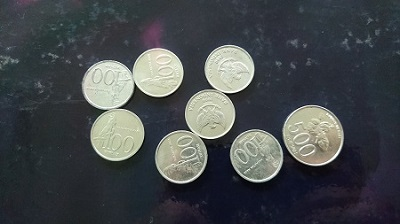
#> input picture 08_Image_Processing/Labelling/labelling/images/coin1.jpg, 400 x 224 px; its folder holds only this picture in this run
$ python labelling.py
#> lines starting #> are read from the running program, lines starting #| are printed output that depends on the picture; after the words box and inside, x2 and y2 are one past the last pixel; in counts of white or black regions, pixels touching at a corner belong together
import os, cv2
import numpy as np
import matplotlib.pyplot as plt
from matplotlib.gridspec import GridSpec
from matplotlib.widgets import Slider, Button
from scipy.ndimage import label

def _changeThreshold(val):
	global _percentThreshold
	global _threshold
	_percentThreshold = _slider.val
	_threshold = _percentThreshold / 100 * 255
	_changeImage(None)

def _changeMorphologyIterations1(val):
	global _morphIterations1
	_morphIterations1 = _sliderMor1.val
	_changeImage(None)

def _changeMorphologyIterations2(val):
	global _morphIterations2
	_morphIterations2 = _sliderMor2.val
	_changeImage(None)

def _changeImage(event):
	if event != None:
		global _imageIndex
		_imageIndex += 1
		if _imageIndex == _imageTotal:
			_imageIndex = 0

	_img = cv2.imread(_images[_imageIndex], cv2.IMREAD_UNCHANGED)
	_img = cv2.cvtColor(_img, cv2.COLOR_BGR2GRAY)
	_fig1ShowIt.set_array(_img)

	_ret, _imgBin = cv2.threshold(_img, _threshold, 255, cv2.THRESH_BINARY)
	_imgBin = cv2.erode(_imgBin, _kernel, iterations = int(_morphIterations1))
	_imgBin = cv2.dilate(_imgBin, _kernel, iterations = int(_morphIterations2))
	_labeledBin, _count = label(_imgBin)
	_fig2.set_title("Result: " + str(_count) + " coin(s)")

	_fig2ShowIt.set_array(_labeledBin)
	plt.draw()

_projectDirectory = os.path.dirname(__file__)
_imagesDirectory = os.path.join(_projectDirectory, "images")

_images = []
for _root, _dirs, _files in os.walk(_imagesDirectory):
	for _file in _files:
		if _file.endswith(".jpg"):
			_images.append(os.path.join(_imagesDirectory, _file))

_imageIndex = 0
_imageTotal = len(_images)

_img = cv2.imread(_images[_imageIndex], cv2.IMREAD_UNCHANGED)
_img = cv2.cvtColor(_img, cv2.COLOR_BGR2GRAY)

_sliderInitVal = 50
_percentThreshold = _sliderInitVal
_threshold = _percentThreshold / 100 * 255
_kernel = np.ones((5, 5), np.uint8)

_slider2InitVal = 2
_morphIterations1 = _slider2InitVal

_slider3InitVal = 2
_morphIterations2 = _slider3InitVal

_fig = plt.figure("Labelling")
_gs = GridSpec(15, 2)
_fig1 = plt.subplot(_gs[0:10, 0])
_fig1.set_title("Original")
_fig1ShowIt = plt.imshow(_img, cmap = "gray")

_ret, _imgBin = cv2.threshold(_img, _threshold, 255, cv2.THRESH_BINARY)
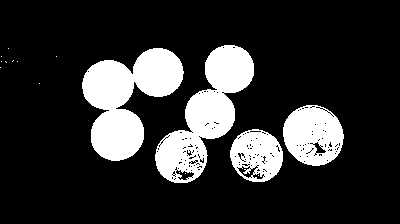
#> _imgBin: shape (224, 400); 18.6% white; 16 white regions (12 under 20 px), largest, box (x1, y1, x2, y2) and area: (82, 48, 184, 161) 6202, (155, 45, 254, 183) 5762, (283, 105, 344, 166) 2721, (230, 129, 283, 182) 1938
_imgBin = cv2.erode(_imgBin, _kernel, iterations = int(_morphIterations1))
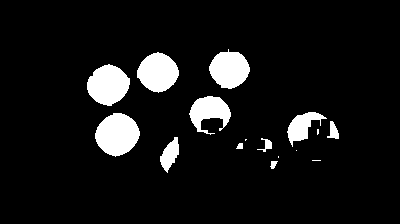
#> _imgBin: shape (224, 400); 8.2% white; 16 white regions (5 under 20 px), largest, box (x1, y1, x2, y2) and area: (95, 113, 140, 157) 1434, (87, 64, 130, 106) 1296, (137, 52, 179, 93) 1225
_imgBin = cv2.dilate(_imgBin, _kernel, iterations = int(_morphIterations2))
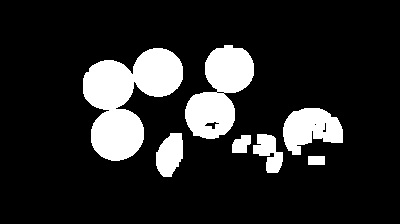
#> _imgBin: shape (224, 400); 15.4% white; 7 white regions, largest, box (x1, y1, x2, y2) and area: (83, 48, 183, 161) 6188, (185, 45, 254, 139) 3733, (283, 108, 343, 155) 1876
_labeledBin, _count = label(_imgBin)
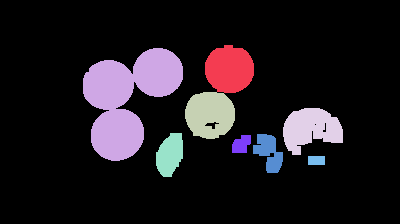
#> _labeledBin: shape (224, 400) int32; 9 distinct labels, from 0 to 8; one colour per label, 0 black
_fig2 = plt.subplot(_gs[0:10, 1])
_fig2.set_title("Result: " + str(_count) + " coin(s)")
_fig2ShowIt = plt.imshow(_labeledBin, cmap = "nipy_spectral")

_sliderAx = _fig.add_axes([0.1, 0.2, 0.65, 0.05])
_slider = Slider(_sliderAx, "Threshold (%)", 0, 100, valinit = _sliderInitVal)
_sliderCid = _slider.on_changed(_changeThreshold)

_sliderAxMor1 = _fig.add_axes([0.1, 0.1, 0.35, 0.05])
_sliderMor1 = Slider(_sliderAxMor1, "Iterations 1", 0, 10, valinit = _slider2InitVal)
_sliderCidMor1 = _sliderMor1.on_changed(_changeMorphologyIterations1)

_sliderAxMor2 = _fig.add_axes([0.55, 0.1, 0.35, 0.05])
_sliderMor2 = Slider(_sliderAxMor2, "Iterations 2", 0, 10, valinit = _slider3InitVal)
_sliderCidMor2 = _sliderMor2.on_changed(_changeMorphologyIterations2)

_ChangeAx = _fig.add_axes([0.8, 0.2, 0.1, 0.05])
_changeButton = Button(_ChangeAx, "Change Image")
_changeButtonCid = _changeButton.on_clicked(_changeImage)

plt.show()
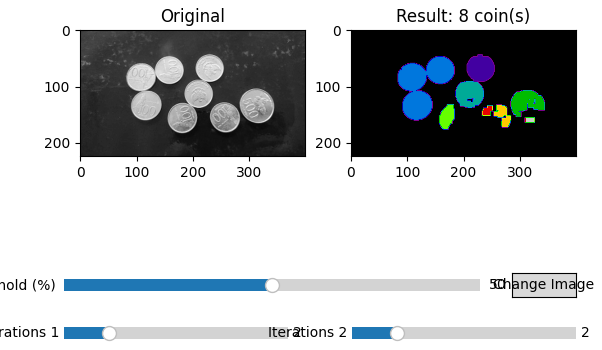
#> figure drawn by matplotlib, 5 panels

$ run again, on 08_Image_Processing/Labelling/labelling/images/coin3.jpg
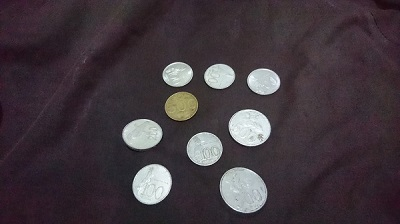
#> input picture 08_Image_Processing/Labelling/labelling/images/coin3.jpg, 400 x 224 px
#> `_ret, _imgBin = cv2.threshold(_img, _threshold, 255, cv2.THRESH_BINARY)`:
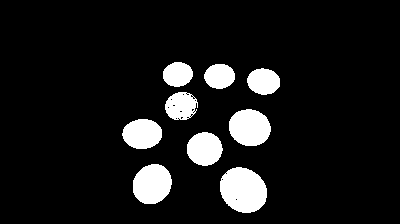
#> _imgBin: shape (224, 400); 9.6% white; 9 white regions, largest, box (x1, y1, x2, y2) and area: (220, 167, 267, 213) 1673, (133, 164, 172, 204) 1229, (229, 109, 271, 146) 1222
#> `_labeledBin, _count = label(_imgBin)`:
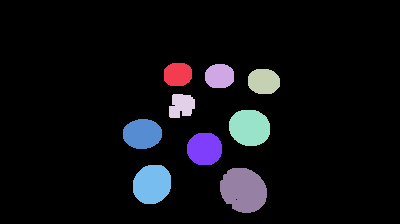
#> _labeledBin: shape (224, 400) int32; 10 distinct labels, from 0 to 9; one colour per label, 0 black
